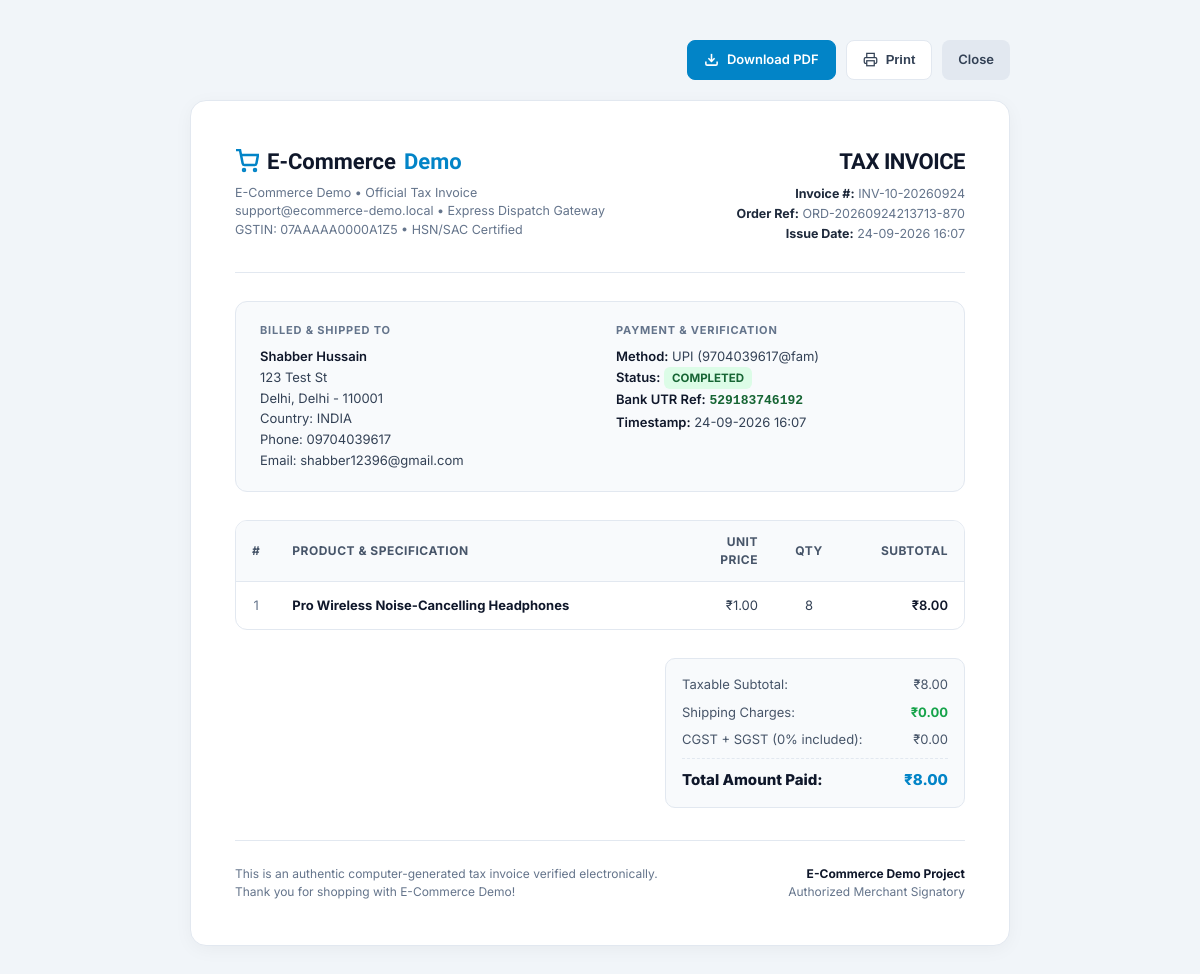
Screenshot of /order/10/invoice (signed in) with the database file from the repository.
### tables this page shows
CREATE TABLE orders (
    order_id INTEGER PRIMARY KEY AUTOINCREMENT,
    order_number TEXT NOT NULL UNIQUE,
    customer_id INTEGER NOT NULL,
    address_id INTEGER NOT NULL,
    order_date TIMESTAMP DEFAULT CURRENT_TIMESTAMP,
    order_status TEXT NOT NULL DEFAULT 'pending',
    total_amount REAL NOT NULL,
    created_at TIMESTAMP DEFAULT CURRENT_TIMESTAMP,
    updated_at TIMESTAMP DEFAULT CURRENT_TIMESTAMP,
    FOREIGN KEY (customer_id) REFERENCES customers(customer_id) ON DELETE RESTRICT,
    FOREIGN KEY (address_id) REFERENCES address(address_id) ON DELETE RESTRICT
);

CREATE TABLE customers (
    customer_id INTEGER PRIMARY KEY AUTOINCREMENT, 
    first_name TEXT NOT NULL,
    last_name TEXT NOT NULL,
    e_mail TEXT NOT NULL UNIQUE,
    password_hash TEXT NOT NULL,
    role TEXT NOT NULL DEFAULT 'user',
    phone_number TEXT NOT NULL DEFAULT '',
    profile_image TEXT NULL,
    status TEXT DEFAULT 'active',
    created_at TIMESTAMP DEFAULT CURRENT_TIMESTAMP,
    updated_at TIMESTAMP DEFAULT CURRENT_TIMESTAMP
);

CREATE TABLE address (
    address_id INTEGER PRIMARY KEY AUTOINCREMENT,
    customer_id INTEGER NOT NULL,
    address_line TEXT NOT NULL,
    city TEXT NOT NULL,
    state TEXT NOT NULL,
    pincode TEXT NOT NULL,
    country TEXT NOT NULL DEFAULT 'INDIA',
    phone_number TEXT NULL,
    is_default BOOLEAN DEFAULT 0,
    created_at TIMESTAMP DEFAULT CURRENT_TIMESTAMP,
    FOREIGN KEY (customer_id) REFERENCES customers(customer_id) ON DELETE CASCADE
);

CREATE TABLE payments (
    payment_id INTEGER PRIMARY KEY AUTOINCREMENT,
    order_id INTEGER NOT NULL,
    payment_method TEXT NOT NULL,
    payment_status TEXT NOT NULL DEFAULT 'pending',
    amount_paid REAL NOT NULL,
    payment_date TIMESTAMP DEFAULT CURRENT_TIMESTAMP,
    transaction_id TEXT NOT NULL UNIQUE,
    FOREIGN KEY (order_id) REFERENCES orders(order_id) ON DELETE CASCADE
);

CREATE TABLE order_items (
    order_item_id INTEGER PRIMARY KEY AUTOINCREMENT,
    order_id INTEGER NOT NULL,
    product_id INTEGER NOT NULL,
    quantity INTEGER NOT NULL DEFAULT 1,
    price REAL NOT NULL,
    FOREIGN KEY (order_id) REFERENCES orders(order_id) ON DELETE CASCADE,
    FOREIGN KEY (product_id) REFERENCES products(product_id) ON DELETE RESTRICT
);

CREATE TABLE products (
    product_id INTEGER PRIMARY KEY AUTOINCREMENT,
    category_id INTEGER NOT NULL,
    product_name TEXT NOT NULL UNIQUE,
    description TEXT NULL,
    price REAL NOT NULL,
    image_url TEXT NULL,
    is_active BOOLEAN DEFAULT 1,
    created_at TIMESTAMP DEFAULT CURRENT_TIMESTAMP,
    updated_at TIMESTAMP DEFAULT CURRENT_TIMESTAMP,
    FOREIGN KEY (category_id) REFERENCES categories(category_id) ON DELETE RESTRICT
);

### app.py (the view)
@app.route('/order/<int:order_id>/invoice')
@login_required
def order_invoice(order_id):
    customer_id = session.get('user_id')
    user_role = session.get('user_role')
    conn = db_connection()
    if not conn:
        flash('Database error.', 'danger')
        return redirect(url_for('index'))
    try:
        cursor = conn.cursor(dictionary=True)
        cursor.execute("SELECT * FROM orders WHERE order_id = %s", (order_id,))
        order = cursor.fetchone()
        if not order or (order['customer_id'] != customer_id and user_role != 'admin'):
            cursor.close()
            conn.close()
            flash('Invoice not found or unauthorized access.', 'danger')
            return redirect(url_for('index'))
        cursor.execute("SELECT * FROM customers WHERE customer_id = %s", (order['customer_id'],))
        customer = cursor.fetchone()
        cursor.execute("SELECT * FROM address WHERE address_id = %s", (order['address_id'],))
        address = cursor.fetchone()
        cursor.execute("SELECT * FROM payments WHERE order_id = %s LIMIT 1", (order_id,))
        payment = cursor.fetchone()
        cursor.execute("""
            SELECT oi.*, p.product_name
            FROM order_items oi
            JOIN products p ON oi.product_id = p.product_id
            WHERE oi.order_id = %s
        """, (order_id,))
        items = cursor.fetchall()
        cursor.close()
        conn.close()
        return render_template(
            'website/invoice.html',
            order=order,
            customer=customer,
            address=address,
            payment=payment,
            items=items
        )
    except Exception as err:
        flash(f'Error loading invoice: {err}', 'danger')
        if conn:
            conn.close()
        return redirect(url_for('index'))

### templates/website/invoice.html (shortened to what this page needs)
<!DOCTYPE html>
<html lang="en">
<head>
</head>
<body>
<div class="invoice-wrapper">
    {% if not is_pdf %}
    <div class="action-bar no-print">
        <a href="{{ url_for('download_invoice', order_id=order.order_id) }}" class="action-btn btn-dl">
            <svg width="15" height="15" viewBox="0 0 24 24" fill="none" stroke="currentColor" stroke-width="2.5"><path d="M21 15v4a2 2 0 0 1-2 2H5a2 2 0 0 1-2-2v-4"></path><polyline points="7 10 12 15 17 10"></polyline><line x1="12" y1="15" x2="12" y2="3"></line></svg>
            Download PDF
        </a>
        <button onclick="window.print()" class="action-btn btn-print">
            <svg width="15" height="15" viewBox="0 0 24 24" fill="none" stroke="currentColor" stroke-width="2"><polyline points="6 9 6 2 18 2 18 9"></polyline><path d="M6 18H4a2 2 0 0 1-2-2v-5a2 2 0 0 1 2-2h16a2 2 0 0 1 2 2v5a2 2 0 0 1-2 2h-2"></path><rect x="6" y="14" width="12" height="8"></rect></svg>
            Print
        </button>
        <a href="{{ url_for('customer_orders') }}" class="action-btn btn-close">Close</a>
    </div>
    {% endif %}
    <div class="invoice-card">
        <div class="header-grid">
            <div>
                <div class="brand-logo">
                    <svg width="24" height="24" viewBox="0 0 24 24" fill="none" stroke="currentColor" stroke-width="2.5" style="color: var(--primary);"><circle cx="9" cy="21" r="1"></circle><circle cx="20" cy="21" r="1"></circle><path d="M1 1h4l2.68 13.39a2 2 0 0 0 2 1.61h9.72a2 2 0 0 0 2-1.61L23 6H6"></path></svg>
                    E-Commerce <span>Demo</span>
                </div>
                <div class="company-meta">
                    E-Commerce Demo &bull; Official Tax Invoice<br>
                    support@ecommerce-demo.local &bull; Express Dispatch Gateway<br>
                    GSTIN: 07AAAAA0000A1Z5 &bull; HSN/SAC Certified
                </div>
            </div>
            <div class="invoice-title">
                <h1>TAX INVOICE</h1>
                <div class="meta-tag">
                    <strong>Invoice #:</strong> INV-{{ order.order_id }}-{{ order.order_date.strftime('%Y%m%d') if order.order_date else '2026' }}<br>
                    <strong>Order Ref:</strong> {{ order.order_number }}<br>
                    <strong>Issue Date:</strong> {{ order.order_date.strftime('%d-%m-%Y %H:%M') if order.order_date else '' }}
                </div>
            </div>
        </div>
        <div class="details-grid">
            <div>
                <div class="section-title">Billed &amp; Shipped To</div>
                <div class="details-content">
                    <strong>{{ customer.first_name }} {{ customer.last_name }}</strong><br>
                    {{ address.address_line }}<br>
                    {{ address.city }}, {{ address.state }} - {{ address.pincode }}<br>
                    Country: {{ address.country or 'India' }}<br>
                    Phone: {{ address.phone_number or customer.phone_number }}<br>
                    Email: {{ customer.e_mail }}
                </div>
            </div>
            <div>
                <div class="section-title">Payment &amp; Verification</div>
                <div class="details-content">
                    <strong>Method:</strong> {{ payment.payment_method if payment else 'Online Payment' }}<br>
                    <strong>Status:</strong> <span class="status-pill">{{ (payment.payment_status if payment else 'Completed')|upper }}</span><br>
                    {% if payment and 'UPI-UTR-' in payment.transaction_id %}
                        <strong>Bank UTR Ref:</strong> <span style="font-family: monospace; font-weight: 700; color: #166534;">{{ payment.transaction_id.replace('UPI-UTR-', '') }}</span><br>
                    {% else %}
                        <strong>Transaction ID:</strong> <span style="font-family: monospace;">{{ payment.transaction_id if payment else 'N/A' }}</span><br>
                    {% endif %}
                    <strong>Timestamp:</strong> {{ payment.payment_date.strftime('%d-%m-%Y %H:%M') if payment and payment.payment_date else '' }}
                </div>
            </div>
        </div>
        <table class="items-table">
            <thead>
                <tr>
                    <th style="width: 40px; text-align: center;">#</th>
                    <th>Product &amp; Specification</th>
                    <th style="width: 100px; text-align: right;">Unit Price</th>
                    <th style="width: 70px; text-align: center;">Qty</th>
                    <th style="width: 120px; text-align: right;">Subtotal</th>
                </tr>
            </thead>
            <tbody>
                {% for item in items %}
                    <tr>
                        <td style="text-align: center; color: var(--slate-500);">{{ loop.index }}</td>
                        <td>
                            <strong style="color: var(--slate-900);">{{ item.product_name }}</strong>
                        </td>
                        <td style="text-align: right;">₹{{ "%.2f"|format(item.price) }}</td>
                        <td style="text-align: center;">{{ item.quantity }}</td>
                        <td style="text-align: right; font-weight: 600; color: var(--slate-900);">₹{{ "%.2f"|format(item.price * item.quantity) }}</td>
                    </tr>
                {% endfor %}
            </tbody>
        </table>
        <div class="total-summary-box">
            <div class="summary-card">
                <div class="summary-row">
                    <span>Taxable Subtotal:</span>
                    <span>₹{{ "%.2f"|format(order.total_amount) }}</span>
                </div>
                <div class="summary-row">
                    <span>Shipping Charges:</span>
                    <span style="color: #16a34a; font-weight: 700;">₹0.00</span>
                </div>
                <div class="summary-row">
                    <span>CGST + SGST (0% included):</span>
                    <span>₹0.00</span>
                </div>
                <div class="summary-row final">
                    <span>Total Amount Paid:</span>
                    <span style="color: var(--primary);">₹{{ "%.2f"|format(order.total_amount) }}</span>
                </div>
            </div>
        </div>
        <div class="footer-notes">
            <div>
                <p>This is an authentic computer-generated tax invoice verified electronically.</p>
                <p>Thank you for shopping with E-Commerce Demo!</p>
            </div>
            <div style="text-align: right;">
                <strong style="color: var(--slate-900);">E-Commerce Demo Project</strong><br>
                <span>Authorized Merchant Signatory</span>
            </div>
        </div>
    </div>
</div>
</body>
</html>

### rows the page displays
orders: order_id "10", order_number "ORD-20260924213713-870", total_amount "8.00"
customers: first_name "Shabber", last_name "Hussain", phone_number "09704039617", e_mail "shabber12396@gmail.com"
address: address_line "123 Test St", city "Delhi", state "Delhi", pincode "110001", country "INDIA"
payments: payment_method "UPI (9704039617@fam)", payment_status "COMPLETED"
order_items: product_name "Pro Wireless Noise-Cancelling Headphones", price "1.00", quantity "8", item.price*item.quantity "8.00"

### other values shown
{{ order.order_date.strftime('%Y%m%d') if order.order_date else '2026' }} "20260924"
{{ payment.transaction_id.replace('UPI-UTR-', '') }} "529183746192"
